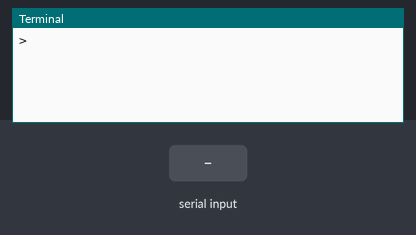
Bench run of a program on a simulated Raspberry Pi (BCM pin numbers). Shown: the last lines printed to the terminal. The inputs (shaded band) are chosen by the test bench. The camera gives no picture and a still takes 0.5 s.

Above: at 1.2 s.
1.3 s: "r" typed at the terminal, then Enter
At 2.5 s:
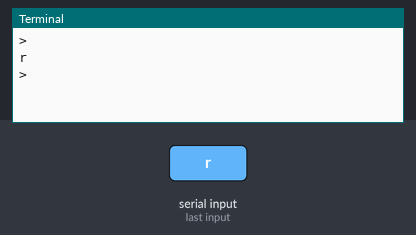
2.8 s: "l" typed at the terminal, then Enter
At 3.6 s:
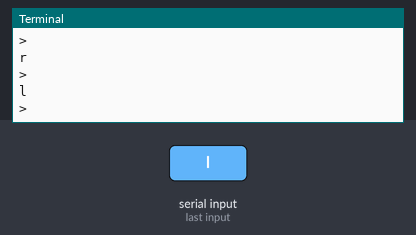
4.3 s: "1" typed at the terminal, then Enter
At 4.7 s:
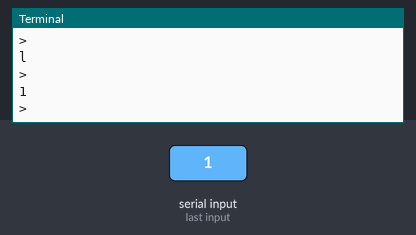

The program:

testdriver.py
```python
#-*-coding:utf-8-*-
import os
import sys
import picamera
import numpy as np
import serial

camera = picamera.PiCamera()
camera.resolution = (64,32)
Video = "video.h264"
COM = "/dev/ttyACM0"

if os.path.exists(Video)==True:
    os.remove(Video)

"""
if len(COM) <1:
    print("Nooooo COM port is selected!\nPlease select COM port")
    sys.exit()
elif len(COM)>1:
    print("Tooooo many COM ports are selected!\nPlease choose one COM port")
    sys.exit()
"""
try:
    camera.start_recording(Video)
    with serial.Serial(COM, 9600) as ser:
        while True:
            angle = input(">")
            if angle == "r":
                line = "-10,1,30,e"
            elif angle == "l":
                line = "10,1,30,e"
            else:
                line = "0,1,30,e"
            ser.write(bytes(line.encode()))

except:
    import traceback
    traceback.print_exc()
    input("press any key to continue...")

finally:
    camera.stop_recording()
    ser.close()
    camera.close()
    input("recoding stopeed >>")
```

Measured:
- after the input at 1.3 s, the terminal: prints a new line at once (image 1)
- after the input at 2.8 s, the terminal: prints a new line at once (image 2)
- after the input at 4.3 s, the terminal: prints a new line at once (image 3)
